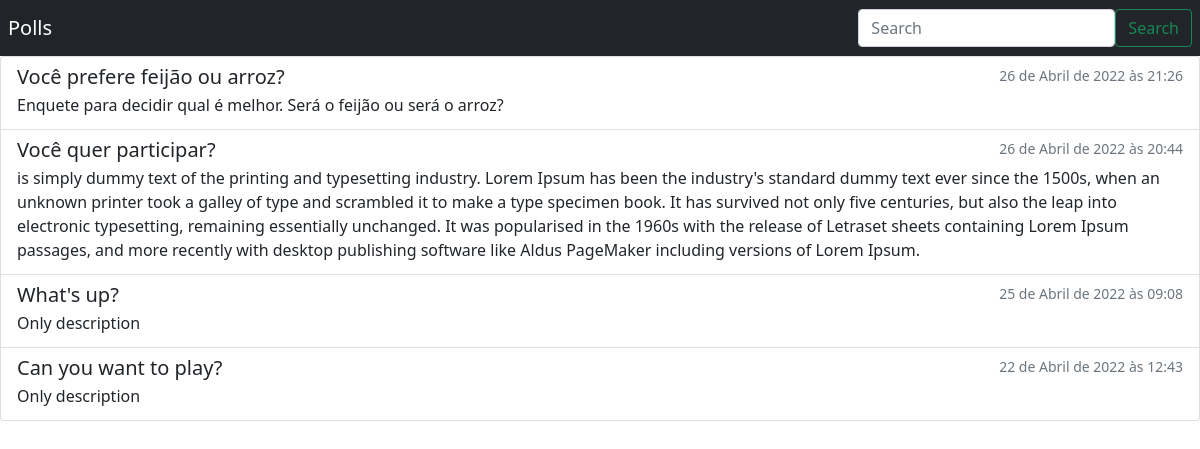
The page /polls/ on the database as committed earlier.
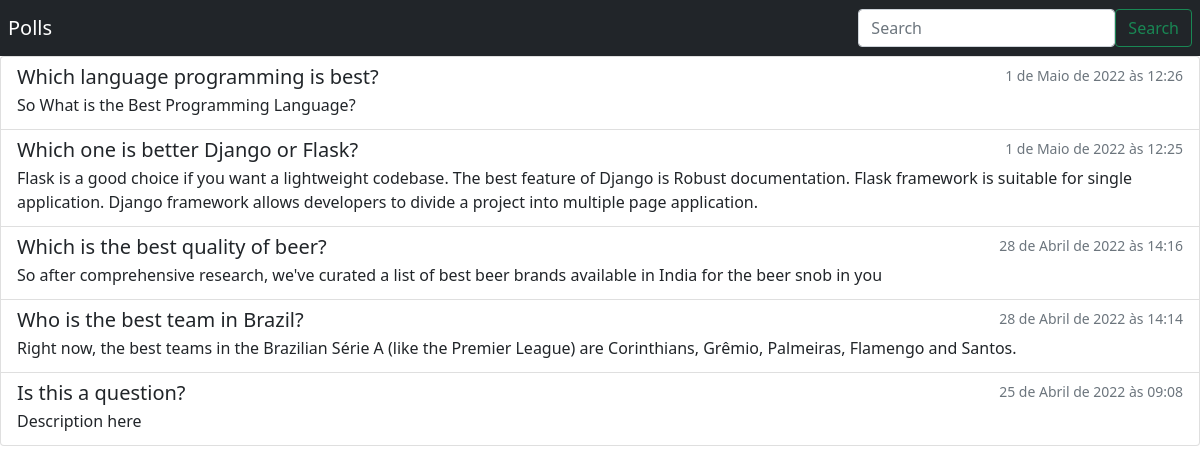
The same page on the database as committed later.
### polls/models.py (models this page shows, shortened)
class Question(models.Model):
    question_text = models.CharField(max_length=200)
    question_description = models.TextField(max_length=1000, default="Only description")
    pub_date = models.DateTimeField('data published')

### polls/views.py (the view)
# urls.py: path('', views.IndexView.as_view(), name='index'),
class IndexView(generic.ListView):
    template_name = 'polls/index.html'
    context_object_name = 'latest_question_list'
    def get_queryset(self):
        return Question.objects.filter(
            pub_date__lte= timezone.now()
        ).order_by('-pub_date')[:5]

### polls/templates/polls/index.html
{% extends 'polls/base.html' %}
    {% block content %}
    <div class="list-group test">
        {% if latest_question_list %}
            {% for question in latest_question_list %}
                <a href="{% url 'polls:detail' question.id %}" class="list-group-item list-group-item-action flex-column align-items-start test">
                <div class="d-flex w-100 justify-content-between">
                    <h5 class="mb-1">{{ question.question_text }}</h5>
                    <small class="text-muted">{{ question.pub_date }}</small>
                </div>
                <p class="mb-1">{{ question.question_description }}</p>
                </a>
            {% endfor %}
        {% else %}
            <p>No polls are avaliable.</p>
        {% endif %}
    </div>
    {% endblock content %}

### polls/templates/polls/base.html (shortened to what this page needs)
{% load static %}<!DOCTYPE html>
<html lang="pt-br">
    <head>
        <link rel="stylesheet" href="{% static 'polls/css/bootstrap.min.css' %}">
        <link rel="stylesheet" href="{% static 'polls/css/style.css' %}">
    </head>
    <body>
        {% block body %}
        <nav class="navbar navbar-dark bg-dark p-2">
            <a class="navbar-brand" href="{% url 'polls:index' %}">Polls</a>
            <form class="form-inline d-flex" action="{% url 'polls:search' %}">
                <input class="form-control" type="text" placeholder="Search" aria-label="Pesquisar" name="search">
                <button class="btn btn-outline-success my-2 my-sm-0" type="submit">Search</button>
            </form>
        </nav>
        {% block content %}{% endblock content %}
        {% endblock body %}
    </body>
</html>

Rows that differ between the two databases and show on the page:
removed Question: question_text "Você prefere feijão ou arroz?", pub_date "26 de Abril de 2022 às 21:26", question_description "Enquete para decidir qual é melhor. Será o feijão ou será o arroz?"
removed Question: question_text "Você quer participar?", pub_date "26 de Abril de 2022 às 20:44", question_description "is simply dummy text of the printing and typesetting industry. Lorem Ipsum has been the industry's standard dummy text ever since the 1500s, when an unknown printer took a galley of type and scrambled it to make a type specimen book. It has survived not only five centuries, but also the leap into electronic typesetting, remaining essentially unchanged. It was popularised in the 1960s with the release of Letraset sheets containing Lorem Ipsum passages, and more recently with desktop publishing software like Aldus PageMaker including versions of Lorem Ipsum."
removed Question: question_text "Can you want to play?", pub_date "22 de Abril de 2022 às 12:43", question_description "Only description"
added Question: question_text "Which language programming is best?", pub_date "1 de Maio de 2022 às 12:26", question_description "So What is the Best Programming Language?"
added Question: question_text "Which one is better Django or Flask?", pub_date "1 de Maio de 2022 às 12:25", question_description "Flask is a good choice if you want a lightweight codebase. The best feature of Django is Robust documentation. Flask framework is suitable for single application. Django framework allows developers to divide a project into multiple page application."
added Question: question_text "Which is the best quality of beer?", pub_date "28 de Abril de 2022 às 14:16", question_description "So after comprehensive research, we've curated a list of best beer brands available in India for the beer snob in you"
added Question: question_text "Who is the best team in Brazil?", pub_date "28 de Abril de 2022 às 14:14", question_description "Right now, the best teams in the Brazilian Série A (like the Premier League) are Corinthians, Grêmio, Palmeiras, Flamengo and Santos."
changed Question: question_text "What's up?" → "Is this a question?"; question_description "Only description" → "Description here"
